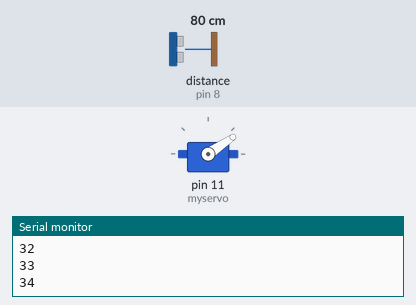
The sketch below on a simulated Arduino Uno, built with avr-gcc and run on an emulated ATmega328P. On the bench: servo, the last lines printed to the serial monitor. Wiring (inferred from the names in the program): ultrasonic range finder: trigger pin 9; echo pin 8. The inputs (shaded band) are chosen by the test bench; at power-on: distance to the obstacle (sensor on pin 8) 80 cm. The echo pulse lasts 58.3 µs per cm.

Above: at 1.2 s.
1.3 s: distance to the obstacle (sensor on pin 8) set to 120 cm
At 2.5 s:
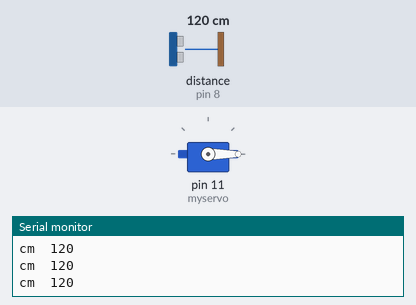
2.8 s: distance to the obstacle (sensor on pin 8) set to 104 cm
4.3 s: distance to the obstacle (sensor on pin 8) set to 96 cm
7.3 s: distance to the obstacle (sensor on pin 8) set to 2 cm
At 8.2 s:
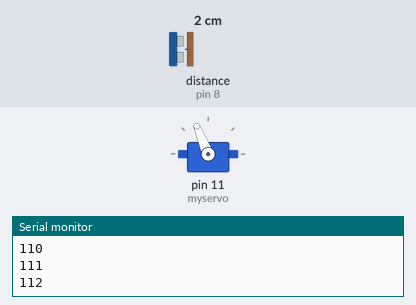
10.3 s: distance to the obstacle (sensor on pin 8) set to 250 cm
11.8 s: distance to the obstacle (sensor on pin 8) set to 4 cm
Timing chart, 0 to 15.8 s (numbered marks = the images above; inputs shaded):
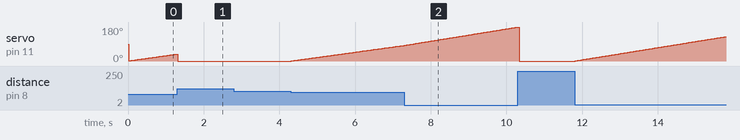

Measured:
- after the input at 4.3 s, servo on pin 11 (myservo): moves from 0° to 83° over 3.0 s, starting at once
- after the input at 11.8 s, servo on pin 11 (myservo): moves from 0° to 129° over 4.0 s, starting at once

The sketch:

social_distancing_cap.ino
```cpp
#include <Servo.h>
Servo myservo; // create servo object to control a servo
int val; // variable to read the value from the analog pin
long SuggestedSocialDistance = 100; //100 cm equals to One meter // Can be modifiable
const int pingPin = 9; // Trigger Pin of Ultrasonic Sensor
const int echoPin = 8; // Echo Pin of Ultrasonic Sensor
int angle = 0;

void setup() {
  Serial.begin(9600); // Starting Serial Terminal
  myservo.attach(11); // attaches the servo on pin 1 to the servo object

}

void loop() {

  long duration, inches, distanceinCm;
  pinMode(pingPin, OUTPUT);
  digitalWrite(pingPin, LOW);
  delayMicroseconds(2);
  digitalWrite(pingPin, HIGH);
  delayMicroseconds(10);
  digitalWrite(pingPin, LOW);
  pinMode(echoPin, INPUT);
  duration = pulseIn(echoPin, HIGH);
  inches = microsecondsToInches(duration);
  distanceinCm = microsecondsToCentimeters(duration);
  //Serial.print(inches);
  //Serial.print("in, ");

  if (distanceinCm < SuggestedSocialDistance) //hand is placed near sensor
  {
    distanceinCm = microsecondsToCentimeters(duration);
    delay(10);
    angle += 1;
    if (angle <= 180)
    {
      myservo.write(angle);                 //command to rotate the servo to the specified angle
      delay(5);

      Serial.println(angle);
    }
    else
    {

      for (angle = 180; angle >= 1; angle -= 10) // command to move from 180 degrees to 0 degrees //
      {

        myservo.write(angle);              //command to rotate the servo to the specified angle
        Serial.println(angle);

      }
      angle = 0;

    }
    delay(5);
  }
  else
  {
    angle = 0;
    Serial.print("cm  ");
    Serial.println(distanceinCm);
    myservo.write(0);                 //command to rotate the servo to the specified angle
    delay(5);


  }
  //Serial.print("cm");
  //Serial.println();
  delay(10);
}

long microsecondsToInches(long microseconds) {
  return microseconds / 74 / 2;
}

long microsecondsToCentimeters(long microseconds) {
  return microseconds / 29 / 2;
}
```
